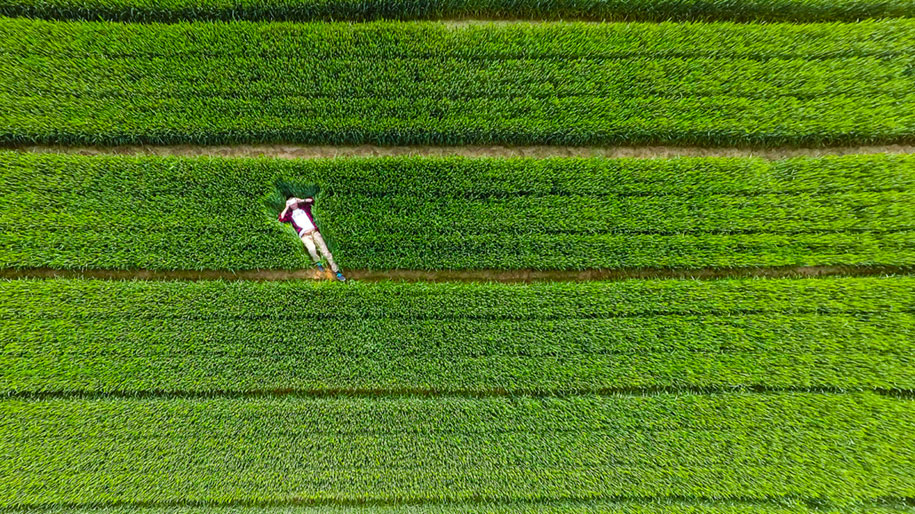
%> input picture GRASSLANDS MAN.jpg, 915 x 514 px
$ octave WATERSHED.m   (GNU Octave 9; MATLAB toolbox functions it lacks are replaced by stand-ins)
%> lines starting %> are read from the running program, lines starting %| are printed output that depends on the picture; in (x1, y1, x2, y2) boxes, pixels count from 0 and x2, y2 are one past the last pixel; in counts of white or black regions, pixels touching at a corner belong together; the program's own positions count from 1
clc
clear
close all
%step 1
rgb = imread('GRASSLANDS MAN.jpg');
%> rgb is the input picture: size 514x915x3 uint8; mean R, G, B 84.8, 124.7, 29.7
I = rgb2gray(rgb);
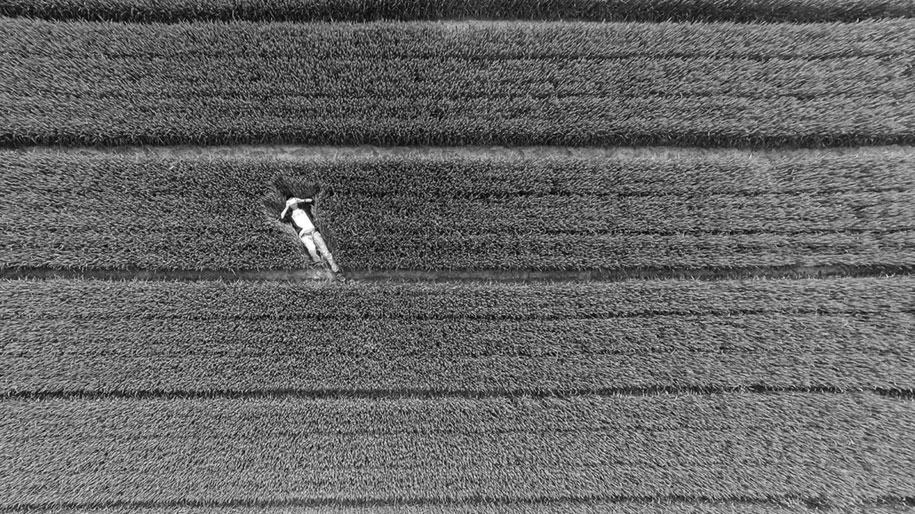
%> I: size 514x915 uint8; min 2, max 255, mean 101.9
imshow(I);

%step 2
gmag = imgradient(I);
imshow(gmag,[]);
title('Gradient Magnitude');

%step 3
se = strel('disk',20);
Io = imopen(I,se);
imshow(Io);
title('Opening');

%step 4
Ie = imerode(I,se);
Iobr = imreconstruct(Ie,I);
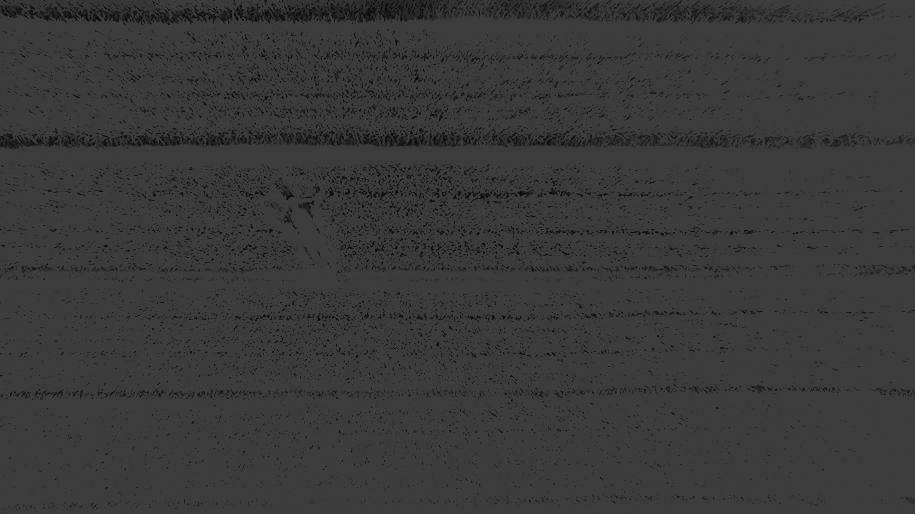
%> Iobr: size 514x915 uint8; min 2, max 60, mean 57.1
imshow(Iobr);
title('Opening-by-Reconstruction');

%step 5
Ioc = imclose(Io,se);
imshow(Ioc);
title('Opening-Closing');

%step 6
Iobrd = imdilate(Iobr,se);
Iobrcbr = imreconstruct(imcomplement(Iobrd),imcomplement(Iobr));
Iobrcbr = imcomplement(Iobrcbr);
imshow(Iobrcbr);
title('Opening-Closing by Reconstruction');

%step 7
fgm = imregionalmax(Iobrcbr);
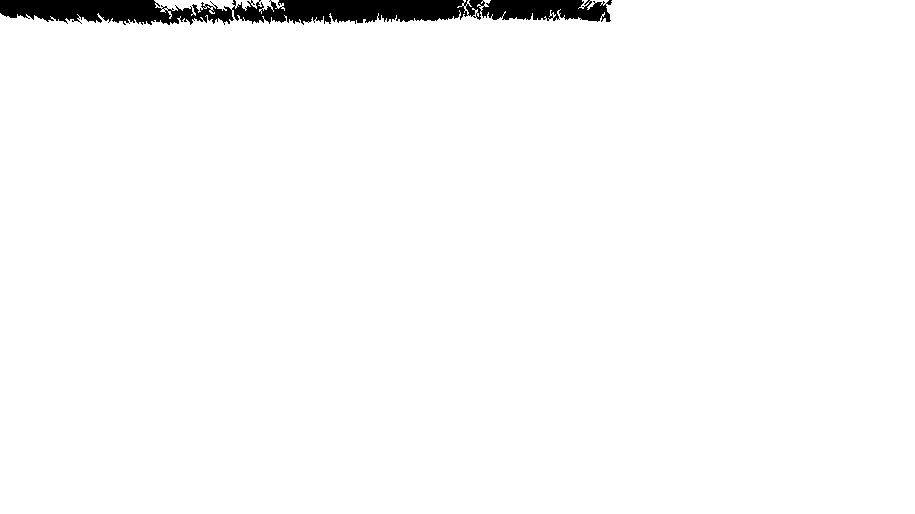
%> fgm: size 514x915 logical; 97.7% white; 1 black region, box (x1, y1, x2, y2) and area: (0, 0, 612, 25) 10856
imshow(fgm);
title('Regional Maxima of Opening-Closing by Reconstruction');
%
I2 = labeloverlay(I,fgm);
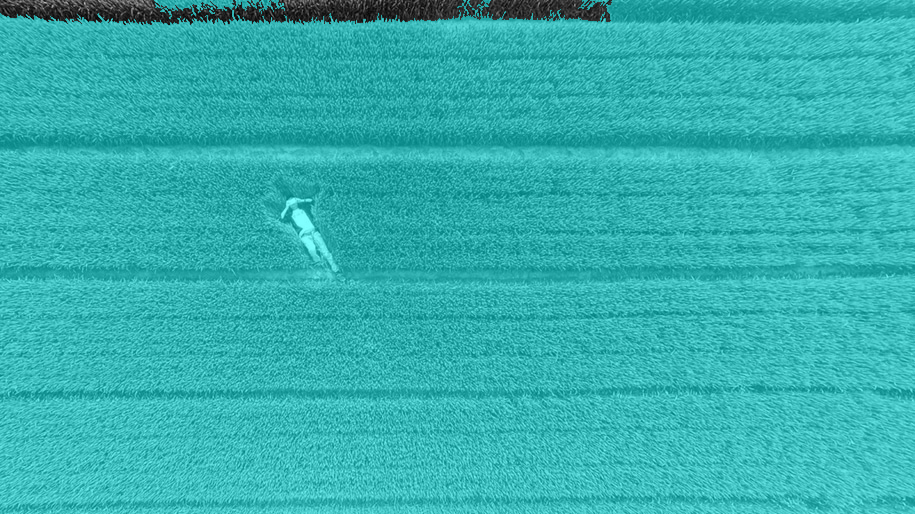
%> I2: size 514x915x3 uint8; mean R, G, B 51.7, 176.3, 176.3
imshow(I2);
title('Regional Maxima Superimposed on Original Image');
%
se2 = strel(ones(5,5));
fgm2 = imclose(fgm,se2);
%> fgm2: size 514x915 logical; 98% white; 7 black regions, largest, box (x1, y1, x2, y2) and area: (234, 0, 463, 23) 3964, (0, 0, 169, 23) 3048, (482, 0, 606, 21) 1905
fgm3 = imerode(fgm2,se2);
%> fgm3: size 514x915 logical; 97.5% white; 3 black regions, box (x1, y1, x2, y2) and area: (197, 0, 465, 25) 5280, (0, 0, 194, 25) 3903, (467, 0, 608, 23) 2636
%
fgm4 = bwareaopen(fgm3,20);
%> fgm4: size 514x915 logical; 97.5% white; 3 black regions, box (x1, y1, x2, y2) and area: (197, 0, 465, 25) 5280, (0, 0, 194, 25) 3903, (467, 0, 608, 23) 2650
I3 = labeloverlay(I,fgm4);
imshow(I3);
title('Modified Regional Maxima Superimposed on Original Image');
%
bw = imbinarize(Iobrcbr);
%> bw: size 514x915 logical; 97.7% white; 1 black region, box (x1, y1, x2, y2) and area: (0, 0, 611, 25) 10598
imshow(bw);
title('Thresholded Opening-Closing by Reconstruction');
%
D = bwdist(bw);
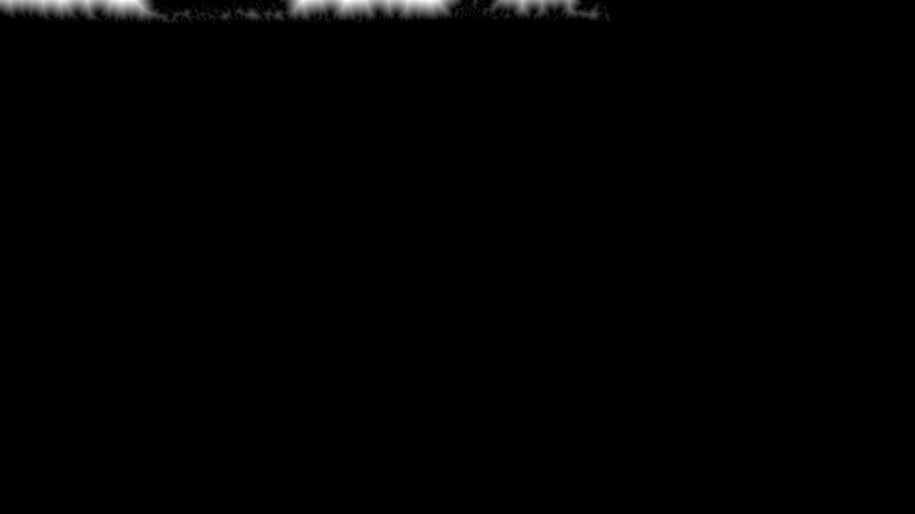
%> D: size 514x915 single; min 0, max 20.1, mean 0.1; drawn with min black and max white
DL = watershed(D);
%> DL: size 514x915 uint8; every value is 1
bgm = DL == 0;
%> bgm: size 514x915 logical; every value is 0
imshow(bgm);
title('Watershed Ridge Lines');
%
gmag2 = imimposemin(gmag, bgm | fgm4);
L = watershed(gmag2);

labels = imdilate(L==0,ones(3,3)) + 2*bgm + 3*fgm4;
I4 = labeloverlay(I,labels);
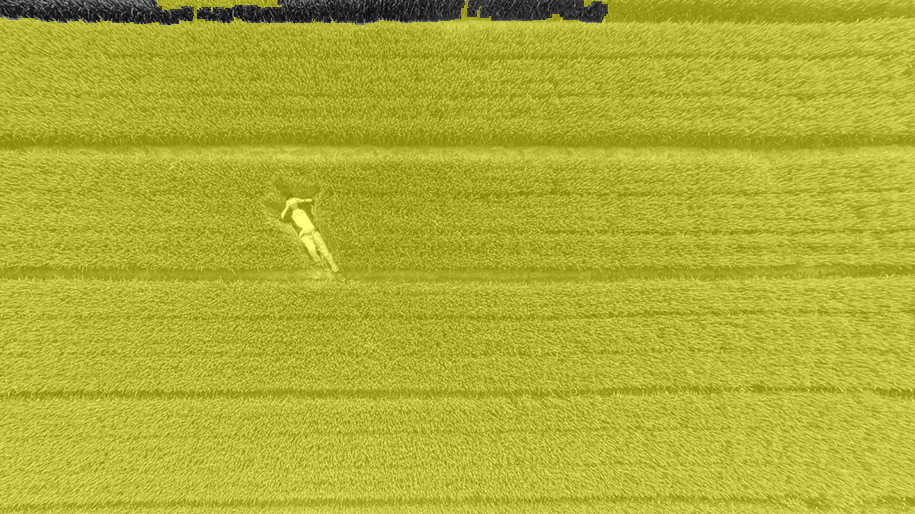
%> I4: size 514x915x3 uint8; mean R, G, B 176.1, 176.1, 51.8
imshow(I4);
title('Markers and Object Boundaries Superimposed on Original Image');
%
 Lrgb = label2rgb(L,'jet','w','shuffle');
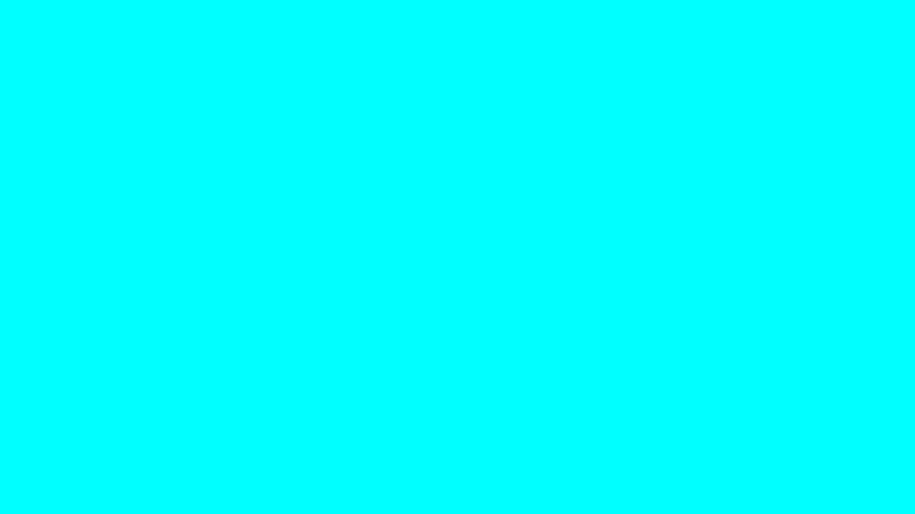
%> Lrgb: size 514x915x3 uint8; mean R, G, B 0, 255, 255
imshow(Lrgb);
title('Colored Watershed Label Matrix');


figure
imshow(I)
hold on
himage = imshow(Lrgb);
himage.AlphaData = 0.3;
title('Colored Labels Superimposed Transparently on Original Image');
%> figure, not shown here; its title reads 'Colored Labels Superimposed Transparently on Original Image'

$ run again, with TEST.jpg copied over GRASSLANDS MAN.jpg
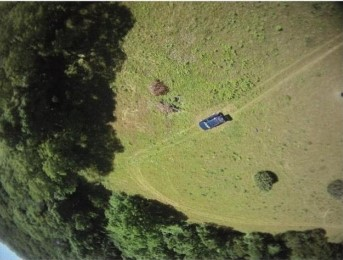
%> input picture TEST.jpg, 343 x 260 px
%> rgb is the input picture: size 260x343x3 uint8; mean R, G, B 102.9, 104.8, 68.9
%> `fgm = imregionalmax(Iobrcbr);`:
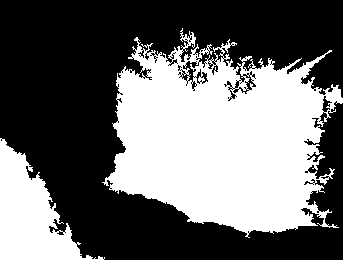
%> fgm: size 260x343 logical; 41.8% white; 2 white regions, box (x1, y1, x2, y2) and area: (102, 28, 343, 238) 31386, (0, 138, 105, 260) 5873
%> fgm2: size 260x343 logical; 44.9% white; 2 white regions, box (x1, y1, x2, y2) and area: (102, 28, 343, 238) 33953, (0, 138, 105, 260) 6081
%> fgm3: size 260x343 logical; 41.4% white; 3 white regions (1 under 20 px), largest, box (x1, y1, x2, y2) and area: (107, 35, 343, 235) 31318, (0, 141, 102, 260) 5553
%> bw: size 260x343 logical; 57.5% white; 2 black regions, box (x1, y1, x2, y2) and area: (0, 1, 137, 260) 30145, (115, 192, 343, 260) 7748
%> DL: size 260x343 uint8; every value is 1
%> bgm: size 260x343 logical; every value is 0
%> L: size 260x343 uint8; 3 distinct labels, from 0 to 2
%> labels: size 260x343 double; 4 distinct labels, from 0 to 4
%> `Lrgb = label2rgb(L,'jet','w','shuffle');`:
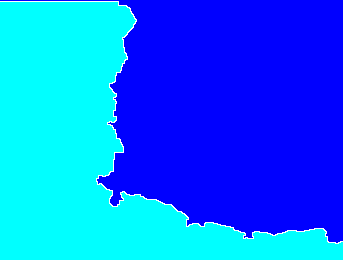
%> Lrgb: size 260x343x3 uint8; mean R, G, B 2.4, 112.9, 255

$ run again, with test2.jpg copied over GRASSLANDS MAN.jpg
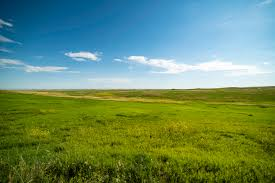
%> input picture test2.jpg, 275 x 183 px
%> rgb is the input picture: size 183x275x3 uint8; mean R, G, B 105.8, 139.8, 103.5
%> `fgm = imregionalmax(Iobrcbr);`:
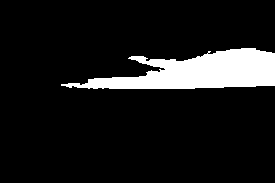
%> fgm: size 183x275 logical; 10.1% white; 1 white region, box (x1, y1, x2, y2) and area: (61, 48, 275, 89) 5095
%> fgm2: size 183x275 logical; 10.3% white; 1 white region, box (x1, y1, x2, y2) and area: (61, 48, 275, 89) 5168
%> fgm3: size 183x275 logical; 8.2% white; 1 white region, box (x1, y1, x2, y2) and area: (87, 50, 275, 87) 4109
%> bw: size 183x275 logical; 30.5% white; 1 white region, box (x1, y1, x2, y2) and area: (0, 0, 275, 99) 15363
%> DL: size 183x275 uint8; every value is 1
%> bgm: size 183x275 logical; every value is 0
%> `I4 = labeloverlay(I,labels);`:
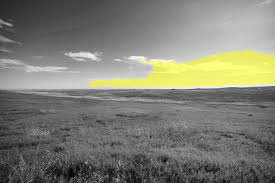
%> I4: size 183x275x3 uint8; mean R, G, B 126.6, 126.6, 116.2
